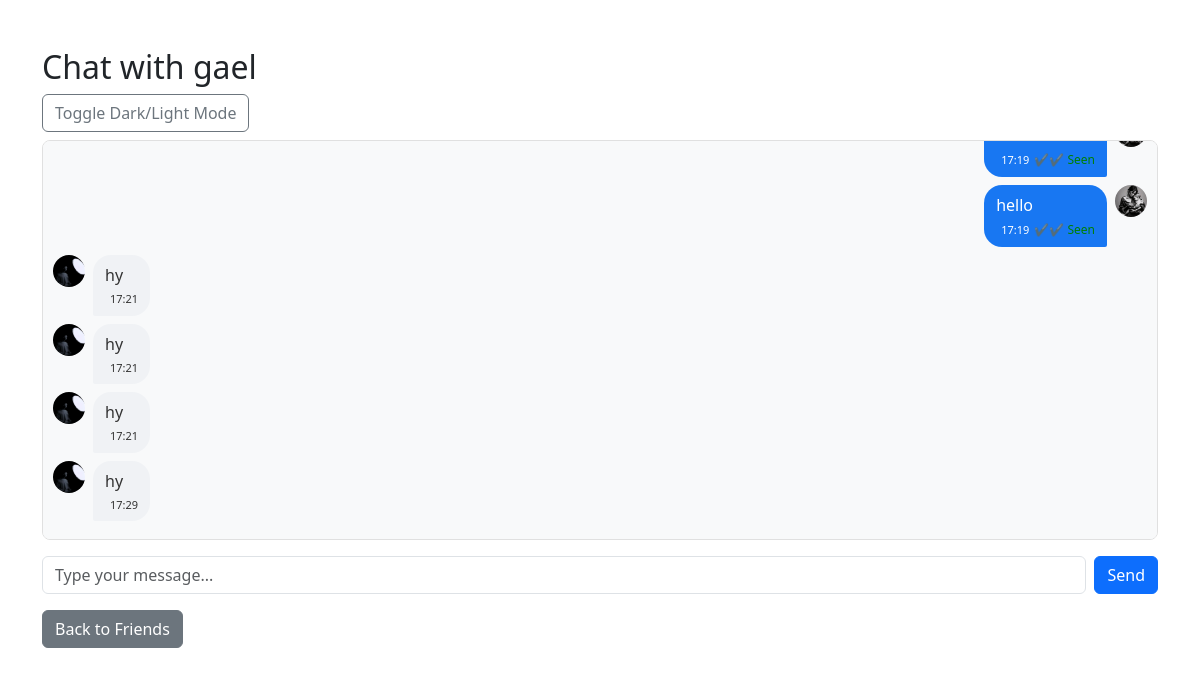
The app's page /chat/1 (signed in) with its own data.
### app.py (models this page shows)
class User(UserMixin, db.Model):
    id = db.Column(db.Integer, primary_key=True)
    username = db.Column(db.String(80), unique=True, nullable=False)
    password = db.Column(db.String(120), nullable=False)
    profile_pic = db.Column(db.String(120), nullable=True, default='default.png')
    friends = db.relationship('Friend', foreign_keys='Friend.user_id', backref='user', lazy='dynamic')
    friend_of = db.relationship('Friend', foreign_keys='Friend.friend_id', backref='friend', lazy='dynamic')
    groups = db.relationship('GroupMember', backref='user', lazy='dynamic')

class PrivateMessage(db.Model):
    id = db.Column(db.Integer, primary_key=True)
    sender_id = db.Column(db.Integer, db.ForeignKey('user.id'))
    receiver_id = db.Column(db.Integer, db.ForeignKey('user.id'))
    content = db.Column(db.Text, nullable=False)
    timestamp = db.Column(db.DateTime, server_default=db.func.now())
    read = db.Column(db.Boolean, default=False)
    sender = db.relationship('User', foreign_keys=[sender_id])
    receiver = db.relationship('User', foreign_keys=[receiver_id])

### app.py (the view)
@app.route('/chat/<int:friend_id>', methods=['GET', 'POST'])
@login_required
def private_chat(friend_id):
    friend = User.query.get_or_404(friend_id)
    is_friend = Friend.query.filter_by(user_id=current_user.id, friend_id=friend_id, accepted=True).first() is not None
    if not is_friend:
        flash('You can only chat with your friends.', 'danger')
        return redirect(url_for('friends'))
    if request.method == 'POST':
        msg = request.form.get('message')
        if msg:
            db.session.add(PrivateMessage(sender_id=current_user.id, receiver_id=friend_id, content=msg, read=False))
            db.session.commit()
    unread = PrivateMessage.query.filter_by(sender_id=friend_id, receiver_id=current_user.id, read=False).all()
    for m in unread:
        m.read = True
    if unread:
        db.session.commit()
    messages = PrivateMessage.query.filter(
        ((PrivateMessage.sender_id == current_user.id) & (PrivateMessage.receiver_id == friend_id)) |
        ((PrivateMessage.sender_id == friend_id) & (PrivateMessage.receiver_id == current_user.id))
    ).order_by(PrivateMessage.timestamp.asc()).all()
    return render_template('private_chat.html', friend=friend, messages=messages, is_friend=is_friend, user=current_user)

### app.py (called while the page is built)
@login_manager.user_loader
def load_user(user_id):
    return User.query.get(int(user_id))

### templates/private_chat.html (shortened to what this page needs)
<!DOCTYPE html>
<html lang="en">
<head>
    <link href="https://cdn.jsdelivr.net/npm/bootstrap@5.3.0/dist/css/bootstrap.min.css" rel="stylesheet">
</head>
<body>
<div class="container mt-5">
    <h2>Chat with {{ friend.username }}</h2>
    <button class="btn btn-outline-secondary toggle-mode mb-2" onclick="document.body.classList.toggle('dark-mode')">Toggle Dark/Light Mode</button>
    <div id="chat-box">
        {% for message in messages %}
            <div class="d-flex mb-2 {{ 'justify-content-end' if message.sender_id == user.id else 'justify-content-start' }}">
                {% if message.sender_id != user.id %}
                    <img src="{{ url_for('static', filename='profile_pics/' + (friend.profile_pic or 'default.png')) }}" alt="Friend" width="32" height="32" class="rounded-circle me-2">
                {% endif %}
                <div class="{{ 'chat-bubble-right' if message.sender_id == user.id else 'chat-bubble-left' }}">
                    <span>{{ message.content }}</span>
                    <div class="d-flex align-items-center mt-1">
                        <span class="timestamp">{{ message.timestamp.strftime('%H:%M') }}</span>
                        {% if message.sender_id == user.id %}
                            <span class="read-receipt">
                                {% if message.read %}✔✔ Seen{% else %}✔ Sent{% endif %}
                            </span>
                        {% endif %}
                    </div>
                </div>
                {% if message.sender_id == user.id %}
                    <img src="{{ url_for('static', filename='profile_pics/' + (user.profile_pic or 'default.png')) }}" alt="Me" width="32" height="32" class="rounded-circle ms-2">
                {% endif %}
            </div>
        {% else %}
            <div class="text-muted">No messages yet.</div>
        {% endfor %}
    </div>
    {% if is_friend %}
    <form method="POST" class="d-flex mt-3" id="chat-form">
        <input type="text" name="message" class="form-control me-2" placeholder="Type your message..." autocomplete="off" required>
        <button type="submit" class="btn btn-primary">Send</button>
    </form>
    {% else %}
        <div class="alert alert-warning mt-3">You can only chat with your friends.</div>
    {% endif %}
    <a href="/friends" class="btn btn-secondary mt-3">Back to Friends</a>
</div>
</body>
</html>

### templates/private_chat.html (style rules this page uses)
#chat-box { display: flex; flex-direction: column; height: 400px; overflow-y: auto; padding: 10px; border-radius: 8px; border: 1px solid #e0e0e0; background: #f8f9fa; }
.chat-bubble-right { background: #1877f2; color: #fff; border-radius: 18px 18px 2px 18px; word-break: break-word; max-width: 70%; padding: 8px 12px; }
.chat-bubble-left { background: #f0f2f5; color: #333; border-radius: 18px 18px 18px 2px; word-break: break-word; max-width: 70%; padding: 8px 12px; }
.timestamp { font-size: 11px; margin-left: 5px; }
.read-receipt { font-size: 12px; color: green; margin-left: 5px; }

### records on screen
User: username "gael"
PrivateMessage: timestamp "17:19", read "✔✔ Seen", profile_pic (picture)
PrivateMessage: content "hello", timestamp "17:19", read "✔✔ Seen", profile_pic (picture)
PrivateMessage: profile_pic (picture), content "hy", timestamp "17:21"
PrivateMessage: profile_pic (picture), content "hy", timestamp "17:21"
PrivateMessage: profile_pic (picture), content "hy", timestamp "17:21"
PrivateMessage: profile_pic (picture), content "hy", timestamp "17:29"
